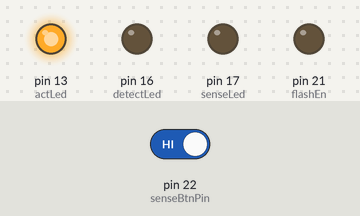
A sketch run on a simulated Arduino Mega 2560, built with avr-gcc and run on an emulated ATmega2560. On the bench: output pins drawn as LEDs (lit = HIGH). Dashed ring = blinking. The inputs (shaded band) are chosen by the test bench; at power-on: pin 22 (senseBtnPin) HIGH. EEPROM starts erased.

Above: at 1.5 s.
1.6 s: pin 22 (senseBtnPin) driven LOW
At 1.73 s:
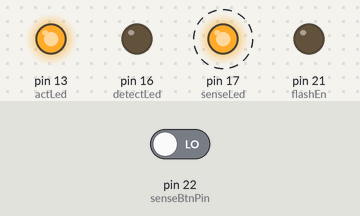
At 2.9 s:
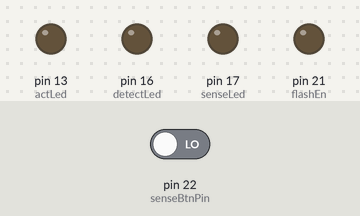
Timing chart, 0 to 10.6 s (numbered marks = the images above; inputs shaded):
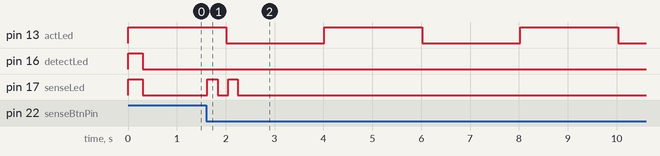

The sketch:

nf.ino
```cpp
#define codename "Net-Flasher"
#define codedate " 2022-0524 "

#include <EEPROM.h>
#include <Bounce.h>
typedef unsigned int u_int32;

const int vibSensePin = 23;
//Bounce vibSense = Bounce(vibSensePin, 10);
const int senseBtnPin = 22;
Bounce senseBtn = Bounce(senseBtnPin, 20);
const int flashEn = 21;
const int detectLed = 16;
const int senseLed = 17;
const int actLed = 13;
const int senseEE = 4;       // eeprom location
const int senseMax = 4;      // max vibration count value
const int flashDur = 200;    // flash duration in ms
int senseSet = 0;            // read from eeprom, vibration count setting
int senseCnt = 0;            // number of LED flashes to output (x2)
u_int32 senseAt = 0;         // last time the LED was updated
u_int32 senseBtnAt = 0;      // last time the button was pressed
volatile int vib = 0;        // set to 1 by interrupt handler
int vibCnt = 0;              // vibration count
int vibState = 0;            // digitalRead result

u_int32 flashAt = -60*1000;  // last time the flash was lit
u_int32 detectAt = -60*1000; // last time the detect LED was lit
u_int32 vibAt = 0;           // last time the detect LED was lit
u_int32 actAt = 0;           // last time the activity LED was updated

void vibIntr() { vib = 1; }

void setup(void) {
  //Serial.begin(115200); // unnecessary on teensy
  Serial.println("\nHello!");

  pinMode(flashEn, OUTPUT);
  pinMode(detectLed, OUTPUT);
  pinMode(senseLed, OUTPUT);
  pinMode(actLed, OUTPUT);
  pinMode(vibSensePin, INPUT_PULLUP);
  pinMode(senseBtnPin, INPUT_PULLUP);

  digitalWrite(flashEn, LOW);
  digitalWrite(detectLed, HIGH);
  digitalWrite(senseLed, HIGH);
  digitalWrite(actLed, HIGH);

  Serial.println(" ");
  Serial.print(codename);
  Serial.print(codedate);

  delay(300);
  digitalWrite(detectLed, LOW);
  digitalWrite(senseLed, LOW);
  digitalWrite(actLed, HIGH);

  attachInterrupt(vibSensePin, vibIntr, FALLING);

  senseSet = EEPROM.read(senseEE);
  if (senseSet < 1 || senseSet > senseMax) senseSet = 1;
  if (Serial) {
    Serial.print("sensitivity = ");
    Serial.println(senseSet);
  }
}

// ================================================================================================

void loop() {
  // slow the loop down
  delay(10);
  int now = millis();

  // read sensitivity button and adjust
  if (senseBtn.update()) {
    if (senseBtn.fallingEdge()) {
      if (now - senseBtnAt < 2000) {
        senseSet++;
        if (senseSet > senseMax) senseSet = 1;
        if (Serial) {
          Serial.print("sensitivity = ");
          Serial.println(senseSet);
        }
        EEPROM.write(senseEE, senseSet);
      } else {
        flashAt = now-60*1000;
      }
      senseCnt = senseSet*2;
      senseBtnAt = now;
    }
  }

  // flash sense button LED to indicate sensitivity
  if (senseCnt > 0 && now - senseAt > 200) {
    digitalWrite(senseLed, !(senseCnt&1));
    senseCnt--;
    senseAt = now;
  }

  // read vibration sensor
  //int v = digitalRead(vibSensePin);
  //if (v == 0 && v != vibState) {
  if (vib) {
    vibCnt++;
    vibAt = now;
    vib = 0;
    if (Serial) {
      Serial.print("vibration = ");
      Serial.println(vibCnt);
    }
    if (vibCnt > 1<<(senseSet-1)) {
      digitalWrite(detectLed, HIGH);
      detectAt = now;
      if (now - flashAt > 10*1000) {
        digitalWrite(flashEn, HIGH);
        flashAt = now;
      }
    }
  }
  //vibState = v;
  if (now - vibAt > 100) vibCnt = 0; // reset vibration count
  if (now - detectAt > 1000) digitalWrite(detectLed, LOW);
  if (now - flashAt > flashDur) digitalWrite(flashEn, LOW);
  if (now - flashAt > 60*1000) flashAt = now-60*1000; // avoid blind time when rolling over

  u_int32 actDel = now - flashAt > 10*1000 ? 2000 : 200;
  if (now - actAt > actDel) {
    digitalWrite(actLed, !digitalRead(actLed));
    actAt = now;
  }
}
```

Measured:
- after the input at 1.6 s, pin 17 (senseLed): alternates HIGH for 0.21 s and LOW for 0.21 s, 4 changes in all, then stays LOW, starting at once
- by itself, pin 13 (actLed): alternates HIGH for 2.0 s and LOW for 2.0 s
